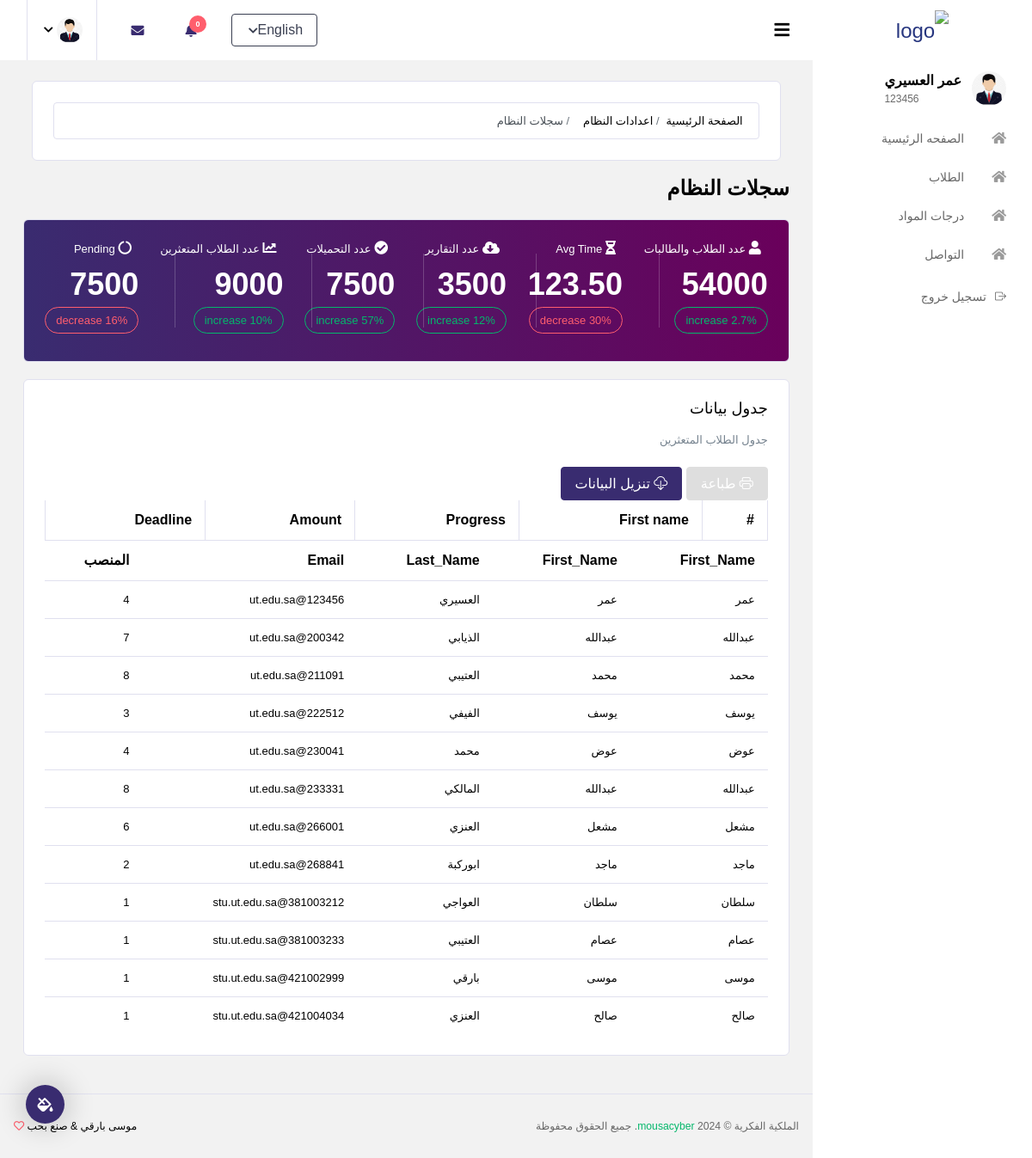
Screenshot of /admin/pages/manager/logs.php (signed in) with the database file from the repository.
### tables this page shows
CREATE TABLE `accounts` (
  `Account_ID` int(9) NOT NULL COMMENT 'This ID is the same for each actor in real systems, such as student ID and faculty member ID.',
  `First_Name` varchar(20) NOT NULL,
  `Last_Name` varchar(20) NOT NULL,
  `Email` varchar(30) NOT NULL,
  `Password` varchar(255) NOT NULL,
  `Mobile` int(10) NOT NULL,
  `Position` int(2) NOT NULL
);

### config/app.php (called while the page is built)
<?php
$config =[
'app_url' => 'localhost:8080/project/',
'admin' => 'localhost:8080/project/admin',
'mail' =>'localhost:8080/project/mail/index2.php',
'Actors' => 'localhost:8080/project/Actors/'
];
?>

### db/data.php (the view, shortened to what this page needs)
<?php
$servername = "localhost";
$username = "root";
$password = "";
$dbname = "university_info";
$conn = new mysqli($servername, $username, $password, $dbname);
$sql = "SELECT * FROM accounts";
$result = $conn->query($sql);
$currentPage = basename($_SERVER['PHP_SELF']);
if ($currentPage === 'index.php') {
  $sql = "SELECT * FROM  greaaaaad";
  $result = $conn->query($sql);
  while($row = $result->fetch_assoc()) {
    echo "<tr>";
    echo "<td>" . $row["frist_name"] . "</td>";
    echo "<td>" . $row["dqh"] . "</td>";
    echo "<td>";
    echo "<div class='progress'>";
    if ($row["coupon"] < 50) {
        echo "<div class='progress-bar bg-danger' role='progressbar' style='width: " . $row["coupon"] . "%' aria-valuenow='20' aria-valuemin='0' aria-valuemax='100'></div>";
    } else if($row["coupon"] < 70){
        echo "<div class='progress-bar bg-warning' role='progressbar' style='width: " . $row["coupon"] . "%' aria-valuenow='20' aria-valuemin='0' aria-valuemax='100'></div>";
    }else if($row["coupon"] < 100){
      echo "<div class='progress-bar bg-success' role='progressbar' style='width: " . $row["coupon"] . "%' aria-valuenow='20' aria-valuemin='0' aria-valuemax='100'></div>";
    }else{
      echo "<div class='progress-bar bg-primary' role='progressbar' style='width: " . $row["coupon"] . "%' aria-valuenow='20' aria-valuemin='0' aria-valuemax='100'></div>";
    }
    echo "</div>";
    echo "</td>";
    echo "<td>" . $row["coupon"] . "</td>";
    echo "<td>" . $row["copy"] . "</td>";
    echo "</tr>";
  }
}else{
  if ($result->num_rows > 0) {
    echo "<table class='table datatable'>";
    echo "<thead><tr><th>First_Name</th><th>First_Name</th><th>Last_Name</th><th>Email</th><th>المنصب</th></tr></thead>";
    echo "<tbody>";
    while($row = $result->fetch_assoc()) {
      echo "<tr>";
      echo "<td>" . $row["First_Name"] . "</td>";
      echo "<td>" . $row["First_Name"] . "</td>";
      echo "<td>" . $row["Last_Name"] . "</td>";
      echo "<td>" . $row["Email"] . "</td>";
      echo "<td>" . $row["Position"] . "</td>";
      echo "</tr>";
    }
    echo "</tbody>";
    echo "</table>";
  } else {
    echo "0 results";
  }
 }
?>

### admin/pages/manager/logs.php (shortened to what this page needs)
<!DOCTYPE html>
<html lang="en">
<head>
  <link rel="stylesheet" href="../../../vendors/iconfonts/font-awesome/css/all.min.css">
  <link rel="stylesheet" href="../../../vendors/css/vendor.bundle.base.css">
  <link rel="stylesheet" href="../../../vendors/css/vendor.bundle.addons.css">
  <link rel="stylesheet" href="../../../assets/css/stylee.css">
</head>
<body class="rtl">
  <div class="container-scroller">
<?php include '../../../Navbar/rtl/nav.php'?>
      <div class="main-panel">
        <div class="content-wrapper">
          <div class="raw">
          <div class="col-md-12 grid-margin ">
            <div class="card">
                <div class="card-body">
                  <div class="template-demo">
                    <nav>
                      <ol class="breadcrumb">
                        <li class="breadcrumb-item " aria-current="page">
                         الصفحة الرئيسية
                      </li> <li class="breadcrumb-item " aria-current="page">
                         اعدادات النظام
                      </li> <li class="breadcrumb-item active" aria-current="page">
                        سجلات النظام
                      </li>
                      </ol>
                    </nav>
                  </div>
                </div>
              </div>
            </div>
          </div>
          <div class="page-header">
            <h3 class="page-title">
              سجلات النظام
            </h3>
          </div>
          <div class="row grid-margin">
            <div class="col-12">
              <div class="card card-statistics">
                <div class="card-body">
                  <div class="d-flex flex-column flex-md-row align-items-center justify-content-between">
                      <div class="statistics-item">
                        <p>
                          <i class="icon-sm fa fa-user mr-2"></i>
عدد الطلاب والطالبات
                        </p>
                        <h2>54000</h2>
                        <label class="badge badge-outline-success badge-pill">2.7% increase</label>
                      </div>
                      <div class="statistics-item">
                        <p>
                          <i class="icon-sm fas fa-hourglass-half mr-2"></i>
                          Avg Time
                        </p>
                        <h2>123.50</h2>
                        <label class="badge badge-outline-danger badge-pill">30% decrease</label>
                      </div>
                      <div class="statistics-item">
                        <p>
                          <i class="icon-sm fas fa-cloud-download-alt mr-2"></i>
                          عدد التقارير
                        </p>
                        <h2>3500</h2>
                        <label class="badge badge-outline-success badge-pill">12% increase</label>
                      </div>
                      <div class="statistics-item">
                        <p>
                          <i class="icon-sm fas fa-check-circle mr-2"></i>
                          عدد التحميلات
                        </p>
                        <h2>7500</h2>
                        <label class="badge badge-outline-success badge-pill">57% increase</label>
                      </div>
                      <div class="statistics-item">
                        <p>
                          <i class="icon-sm fas fa-chart-line mr-2"></i>
                          عدد الطلاب المتعثرين
                        </p>
                        <h2>9000</h2>
                        <label class="badge badge-outline-success badge-pill">10% increase</label>
                      </div>
                      <div class="statistics-item">
                        <p>
                          <i class="icon-sm fas fa-circle-notch mr-2"></i>
                          Pending
                        </p>
                        <h2>7500</h2>
                        <label class="badge badge-outline-danger badge-pill">16% decrease</label>
                      </div>
                  </div>
                </div>
              </div>
            </div>
          </div>
          <div class="row">
            <div class="col-md-12 grid-margin stretch-card">
            <div class="card">
                <div class="card-body">
                  <h4 class="card-title">جدول بيانات</h4>
                  <p class="card-description">
جدول الطلاب المتعثرين
                  </p>
                  <div class="table-responsive">      <button onclick='printRecord("")' class="btn btn-secondary"><i class="bi bi-printer"></i> طباعة</button>
                  <button id="downloadButton" onclick="downloadData()" class="btn btn-primary"><i class="bi bi-cloud-download"></i> تنزيل البيانات</button>
                    <table class="table table-bordered">
                      <thead>
                        <tr>
                          <th>
                            #
                          </th>
                          <th>
                            First name
                          </th>
                          <th>
                            Progress
                          </th>
                          <th>
                            Amount
                          </th>
                          <th>
                            Deadline
                          </th>
                        </tr>
                      </thead>
                      <tbody>
                        <?php include '../../../db/data.php';?>
                      </tbody>
                    </table>
                  </div>
                </div>
              </div>
            </div>
          </div>
        </div>
        <footer class="footer">
          <div class="d-sm-flex justify-content-center justify-content-sm-between">
            <span class="text-muted text-center text-sm-left d-block d-sm-inline-block">الملكية الفكرية © 2024 <a href="https://mousacyber.com/" target="_blank">mousacyber</a>. جميع الحقوق محفوظة</span>
            <span class="float-none float-sm-right d-block mt-1 mt-sm-0 text-center">موسى بارقي & صنع بحب <i class="far fa-heart text-danger"></i></span>
          </div>
        </footer>
      </div>
    </div>
  </div>
</body>
</html>

### Navbar/rtl/nav.php (shortened to what this page needs)
<?php   include __DIR__ . '../../../config/app.php'; ?>
<?php
echo '
<nav class="navbar col-lg-12 col-12 p-0 fixed-top d-flex flex-row default-layout-navbar">
  <div class="text-center navbar-brand-wrapper d-flex align-items-center justify-content-center">
    <a class="navbar-brand brand-logo" href="' . $config['admin'] . '/index.php"><img src="../../images/logo.svg" alt="logo"/></a>
    <a class="navbar-brand brand-logo-mini" href="' . $config['admin'] . '/index.php"><img src="../../images/logo-mini.svg" alt="logo"/></a>
   </div>
  <div class="navbar-menu-wrapper d-flex align-items-stretch">
    <button class="navbar-toggler navbar-toggler align-self-center" type="button" data-toggle="minimize">
      <span class="fas fa-bars"></span>
    </button>
    <ul class="navbar-nav navbar-nav-right">
      <li class="nav-item dropdown d-none d-lg-flex">
        <div class="nav-link">
          <span class="dropdown-toggle btn btn-outline-dark" id="languageDropdown" data-toggle="dropdown">English</span>
        </div>
      </li>
      <li class="nav-item dropdown">
        <a class="nav-link count-indicator dropdown-toggle" id="notificationDropdown" href="#" data-toggle="dropdown">
          <i class="fas fa-bell mx-0"></i>
          <span class="count">0</span>
        </a>
      </li>
      <li class="nav-item dropdown" >
      <a class="nav-link count-indicator dropdown-toggle" id="messageDropdown" href="../../mail/index.php" data-toggle="dropdown" aria-expanded="false">
        <i class="fas fa-envelope mx-0"></i>
      </a>
    </li>
      <li class="nav-item nav-profile dropdown">
        <a class="nav-link dropdown-toggle" href="#" data-toggle="dropdown" id="profileDropdown">
          <img src="../../assets/img/profile-img.png" alt="profile"/>
        </a>
          <a class="dropdown-item" href="'.$config["app_url"].'logout/logout.php">
          </a>
      </li>
    </ul>
  </div>
</nav>
<div class="container-fluid page-body-wrapper">
  <div class="theme-setting-wrapper">
    <div id="settings-trigger"><i class="fas fa-fill-drip"></i></div>
  </div>
  <nav class="sidebar sidebar-offcanvas" id="sidebar">
    <ul class="nav">
      <li class="nav-item nav-profile">
        <div class="nav-link">
          <div class="profile-image">
            <img src="../../assets/img/profile-img.png" alt="image"/>
          </div>
          <div class="profile-name">';
          if(isset($_SESSION['role'])) {
            echo '<p class="name">' . $_SESSION['Name'] . '</p>';
            echo ' <p id="Account_ID" class="designation">' . $_SESSION['Account_ID'] . '</p>';
          }
          echo '
          </div>
        </div>
      </li>';
if(isset($_SESSION['role']) && $_SESSION['role'] === '4') {
  echo'      <li class="nav-item">
  <a class="nav-link" href="' . $config['Actors'] . 'Academic_Advisor">
    <i class="fa fa-home menu-icon"></i>
    <span class="menu-title">
    الصفحه الرئيسية
    </span>
  </a>
</li>
      </li>
    <li class="nav-item">
    <a class="nav-link" href="'.$config['Actors'].'Academic_Advisor/students.php">
      <i class="fa fa-home menu-icon"></i>
      <span class="menu-title">
الطلاب
      </span>
    </a>
  </li>
  <li class="nav-item">
  <a class="nav-link" href="'.$config['Actors'].'Academic_Advisor/Subject_grades.php">
    <i class="fa fa-home menu-icon"></i>
    <span class="menu-title">
درجات المواد
    </span>
  </a>
</li>
  <li class="nav-item">
  <a class="nav-link" href="'.$config['app_url'].'mail">
    <i class="fa fa-home menu-icon"></i>
    <span class="menu-title">
التواصل
    </span>
  </a>
</li>
     ';
      }
      echo'
      <li class="nav-item">
        <a class="nav-link" href="'.$config['app_url'].'/logout/logout.php">
          <i class="bi bi-box-arrow-right" style="margin-left: 10px;"></i>
          <span class="menu-title">تسجيل خروج</span>
        </a>
      </li>
    </ul>
  </nav>
  <link href="https://cdn.jsdelivr.net/npm/bootstrap-icons@1.8.0/font/bootstrap-icons.css" rel="stylesheet">
';
?>

### rows the page displays
accounts: First_Name "عمر", Last_Name "العسيري", Email "123456@ut.edu.sa", Position "4"
accounts: First_Name "عبدالله", Last_Name "الذيابي", Email "200342@ut.edu.sa", Position "7"
accounts: First_Name "محمد", Last_Name "العتيبي", Email "211091@ut.edu.sa", Position "8"
accounts: First_Name "يوسف", Last_Name "الفيفي", Email "222512@ut.edu.sa", Position "3"
accounts: First_Name "عوض", Last_Name "محمد", Email "230041@ut.edu.sa", Position "4"
accounts: First_Name "عبدالله", Last_Name "المالكي", Email "233331@ut.edu.sa", Position "8"
accounts: First_Name "مشعل", Last_Name "العنزي", Email "266001@ut.edu.sa", Position "6"
accounts: First_Name "ماجد", Last_Name "ابوركبة", Email "268841@ut.edu.sa", Position "2"
accounts: First_Name "سلطان", Last_Name "العواجي", Email "381003212@stu.ut.edu.sa", Position "1"
accounts: First_Name "عصام", Last_Name "العتيبي", Email "381003233@stu.ut.edu.sa", Position "1"
accounts: First_Name "موسى", Last_Name "بارقي", Email "421002999@stu.ut.edu.sa", Position "1"
accounts: First_Name "صالح", Last_Name "العنزي", Email "421004034@stu.ut.edu.sa", Position "1"

### other values shown
$_SESSION['Name'] "عمر العسيري"
$_SESSION['Account_ID'] "123456"
